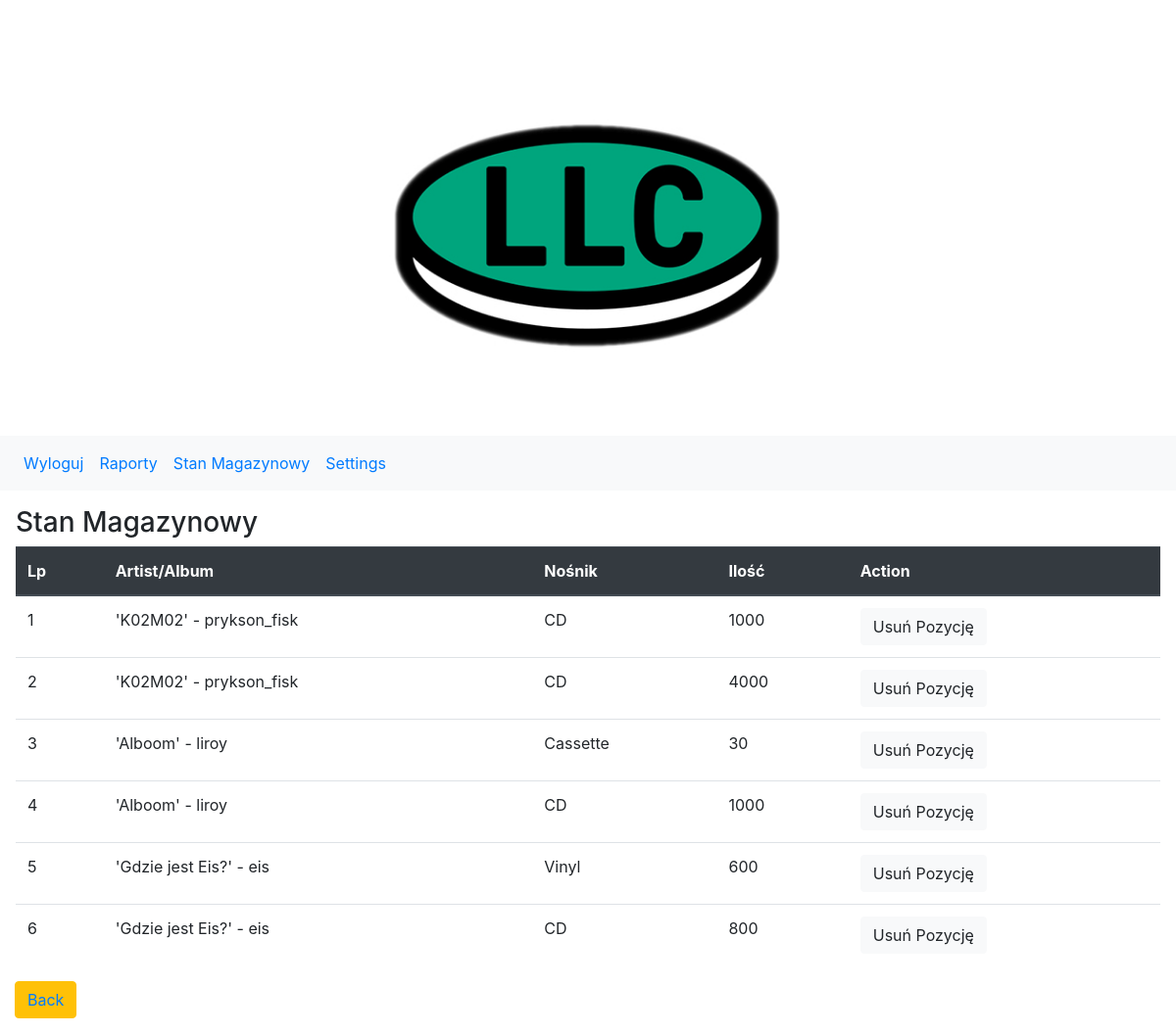
Screenshot of /lajkacorp/storeroom/ (signed in) with the database file from the repository.
### lajkacorp/models.py (models this page shows, shortened)
class Storeroom(models.Model):
    TYPES = (
        ('CD','CD'),
        ('Vinyl','Vinyl'),
        ('Cassette','Cassette')
    )
    album = models.ForeignKey(MusicAlbum, on_delete=models.CASCADE, related_name='store_amount')
    carrier_type = models.CharField(choices=TYPES, max_length=64)
    amount = models.IntegerField()
    date = models.DateTimeField(auto_now_add=True)

class MusicAlbum(models.Model):
    title = models.CharField(max_length=128, unique=True)
    author = models.ForeignKey(User, on_delete=models.CASCADE, related_name='album_author')
    def __str__(self):
        return f"'{self.title}' - {self.author}"

### lajkacorp/views.py (the view)
# urls.py: path('storeroom/', views.StoreRoomView.as_view(), name='storeroom'),
class StoreRoomView(PermissionRequiredMixin, View):
    permission_required = ['lajkacorp.view_contenttype']
    def get(self, request):
        storeroom = Storeroom.objects.all().order_by('album')
        return render(request, 'storeroom_view.html', {'storeroom': storeroom})

### accounts/templates/storeroom_view.html
{% extends 'base.html' %}
{% block content %}
<h3>Stan Magazynowy</h3>
    <table class="table">
  <thead class="thead-dark">
    <tr>
        <th>Lp</th>
        <th>Artist/Album</th>
        <th>Nośnik</th>
        <th>Ilość</th>
        <th>Action</th>
    </tr>
  </thead>
    {% for item in storeroom %}
        <tr>
        <td>{{ forloop.counter }}</td>
        <td>{{ item.album }}</td>
        <td>{{ item.carrier_type }}</td>
            <td>{{ item.amount }}</td>
            <td><a type="button" class="btn btn-light" href="{% url 'delete_storeroom' item.id %}">Usuń Pozycję</a> </td>
    </tr>
    {% endfor %}
    </table>
<div class="input-group-append">
    <button type="button" class="btn btn-warning">
        <a href="{% url 'settings' %}">Back</a>
    </button>
</div>
{% endblock %}

### rows the page displays
Storeroom: album "'K02M02' - prykson_fisk", carrier_type "CD", amount "1000"
Storeroom: album "'K02M02' - prykson_fisk", carrier_type "CD", amount "4000"
Storeroom: album "'Alboom' - liroy", carrier_type "Cassette", amount "30"
Storeroom: album "'Alboom' - liroy", carrier_type "CD", amount "1000"
Storeroom: album "'Gdzie jest Eis?' - eis", carrier_type "Vinyl", amount "600"
Storeroom: album "'Gdzie jest Eis?' - eis", carrier_type "CD", amount "800"
